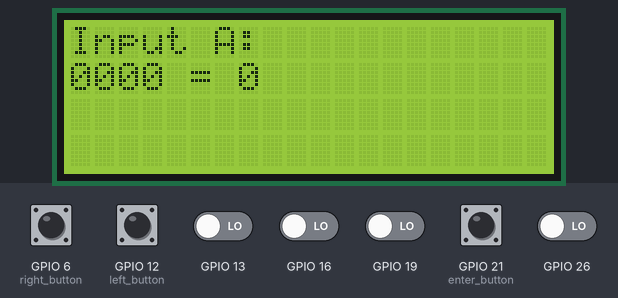
This program was run on a simulated Raspberry Pi (BCM pin numbers). Shown: 20×4 character LCD. The inputs (shaded band) are chosen by the test bench; at power-on: GPIO 6 (right_button), GPIO 12 (left_button), GPIO 13, GPIO 16, GPIO 19, GPIO 21 (enter_button), GPIO 26 LOW.

Above: at 1.2 s.
1.3 s: GPIO 21 (enter_button) pulled HIGH for 0.15 s
2.9 s: GPIO 21 (enter_button) pulled HIGH for 1 s
At 5.0 s:
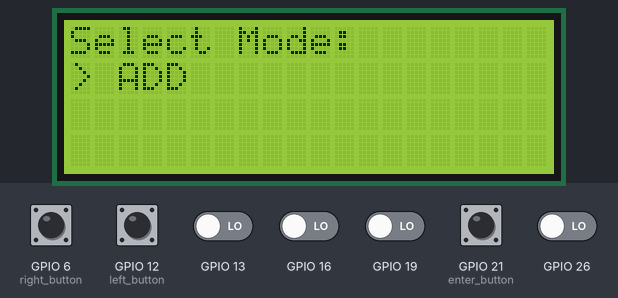
5.4 s: GPIO 21 (enter_button) pulled HIGH for 0.15 s
At 6.6 s:
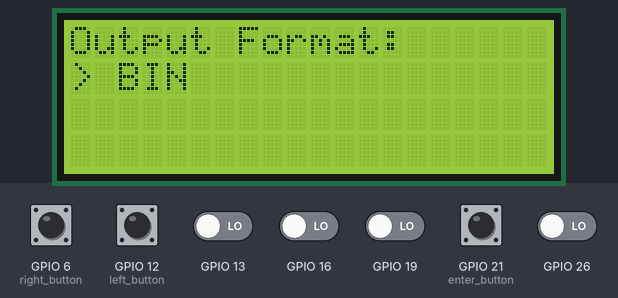
7.0 s: GPIO 6 (right_button) pulled HIGH for 0.15 s
At 7.8 s:
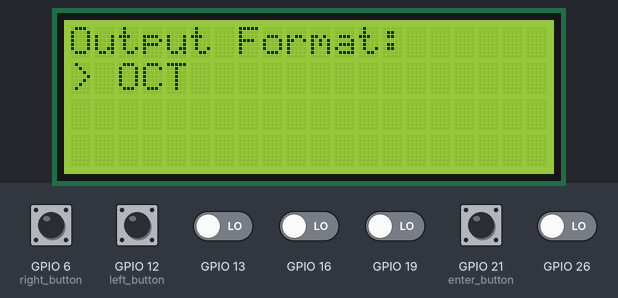
8.6 s: GPIO 6 (right_button) pulled HIGH for 1 s
At 9.8 s:
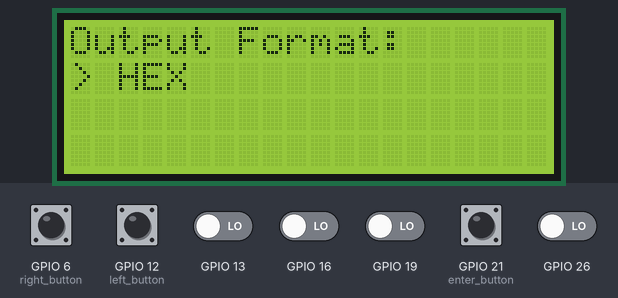
11.1 s: GPIO 21 (enter_button) pulled HIGH for 0.15 s
At 12.0 s:
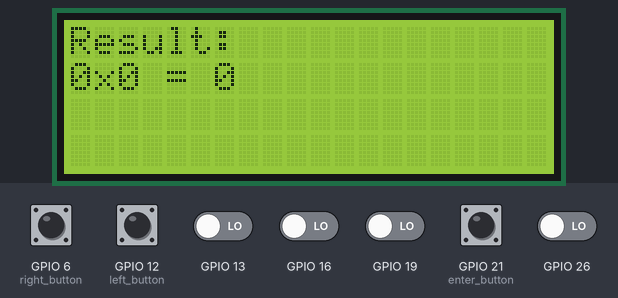
Timing chart, 0 to 14.1 s (numbered marks = the images above; inputs shaded):
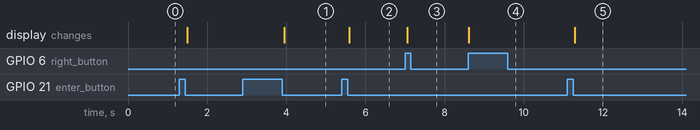

The program:

main.py
```python
import RPi.GPIO as GPIO
import time
from smbus2 import SMBus
from RPLCD.i2c import CharLCD

# --- GPIO Setup ---
GPIO.setmode(GPIO.BCM)
GPIO.setwarnings(False)

# Pin mappings
bit_buttons = [16, 26, 19, 13]  # Bit 0 to Bit 3
enter_button = 21
left_button = 12
right_button = 6

all_buttons = bit_buttons + [enter_button, left_button, right_button]

# Setup button pins
for pin in all_buttons:
    GPIO.setup(pin, GPIO.IN, pull_up_down=GPIO.PUD_DOWN)

# LCD setup
lcd = CharLCD('PCF8574', 0x27)
lcd.clear()

# Utility functions
def read_buttons_state(bits):
    """Returns 4-bit integer from bit button states."""
    binary = [bits[i] for i in range(4)]
    return int(''.join(str(b) for b in binary), 2)

def wait_for_press(pin):
    while GPIO.input(pin) == GPIO.LOW:
        time.sleep(0.01)
    time.sleep(0.2)  # Debounce

def wait_for_release(pin):
    while GPIO.input(pin) == GPIO.HIGH:
        time.sleep(0.01)

def get_4bit_input(label):
    bits = [0, 0, 0, 0]
    lcd.clear()
    lcd.write_string(f"Input {label}:")
    lcd.crlf()
    lcd.write_string("0000 = 0")

    while True:
        # Display current input
        binary_str = ''.join(str(b) for b in bits)
        dec_val = read_buttons_state(bits)
        lcd.cursor_pos = (1, 0)
        lcd.write_string(f"{binary_str} = {dec_val:<3}    ")

        # Check bit toggle buttons
        for i, pin in enumerate(bit_buttons):
            if GPIO.input(pin) == GPIO.HIGH:
                bits[i] ^= 1
                wait_for_release(pin)

        # Check for enter
        if GPIO.input(enter_button) == GPIO.HIGH:
            wait_for_release(enter_button)
            return bits

        time.sleep(0.05)

def select_mode():
    modes = ['ADD', 'SUB', 'AND', 'OR', 'XOR']
    index = 0

    lcd.clear()
    lcd.write_string("Select Mode:")
    lcd.crlf()
    lcd.write_string(f"> {modes[index]}   ")

    while True:
        if GPIO.input(left_button) == GPIO.HIGH:
            index = (index - 1) % len(modes)
            lcd.cursor_pos = (1, 0)
            lcd.write_string(f"> {modes[index]}   ")
            wait_for_release(left_button)

        if GPIO.input(right_button) == GPIO.HIGH:
            index = (index + 1) % len(modes)
            lcd.cursor_pos = (1, 0)
            lcd.write_string(f"> {modes[index]}   ")
            wait_for_release(right_button)

        if GPIO.input(enter_button) == GPIO.HIGH:
            wait_for_release(enter_button)
            return index

        time.sleep(0.05)

def choose_display_format():
    formats = ['BIN', 'OCT', 'HEX']
    index = 0

    lcd.clear()
    lcd.write_string("Output Format:")
    lcd.crlf()
    lcd.write_string(f"> {formats[index]}   ")

    while True:
        if GPIO.input(left_button) == GPIO.HIGH:
            index = (index - 1) % len(formats)
            lcd.cursor_pos = (1, 0)
            lcd.write_string(f"> {formats[index]}   ")
            wait_for_release(left_button)

        if GPIO.input(right_button) == GPIO.HIGH:
            index = (index + 1) % len(formats)
            lcd.cursor_pos = (1, 0)
            lcd.write_string(f"> {formats[index]}   ")
            wait_for_release(right_button)

        if GPIO.input(enter_button) == GPIO.HIGH:
            wait_for_release(enter_button)
            return index

        time.sleep(0.05)

def perform_operation(a_bits, b_bits, mode):
    a = int(''.join(str(b) for b in a_bits), 2)
    b = int(''.join(str(b) for b in b_bits), 2)

    if mode == 0:  # ADD
        result = a + b
    elif mode == 1:  # SUB
        result = (a - b) % 32  # simulate 5-bit wrap-around
    elif mode == 2:  # AND
        result = a & b
    elif mode == 3:  # OR
        result = a | b
    elif mode == 4:  # XOR
        result = a ^ b
    else:
        result = 0

    return result

def display_result(result, format_index):
    lcd.clear()
    lcd.write_string("Result:")

    if format_index == 0:  # BIN
        formatted = f"{result:05b} = {result}"
    elif format_index == 1:  # OCT
        formatted = f"{oct(result)} = {result}"
    elif format_index == 2:  # HEX
        formatted = f"{hex(result)} = {result}"
    else:
        formatted = str(result)

    lcd.crlf()
    lcd.write_string(formatted)
    time.sleep(10)


# --- Main Execution ---
try:
    while True:
        a_bits = get_4bit_input("A")
        b_bits = get_4bit_input("B")
        mode = select_mode()
        result = perform_operation(a_bits, b_bits, mode)
        format_index = choose_display_format()
        display_result(result, format_index)


except KeyboardInterrupt:
    pass

finally:
    lcd.clear()
    GPIO.cleanup()
```

Measured:
- after the input at 2.9 s, the display: changes after 1.0 s (image 1)
- after the input at 5.4 s, the display: changes after 0.19 s (image 2)
- after the input at 7.0 s, the display: changes after 0.06 s (image 3)
- after the input at 8.6 s, the display: changes at once (image 4)
- after the input at 11.1 s, the display: changes after 0.19 s (image 5)
